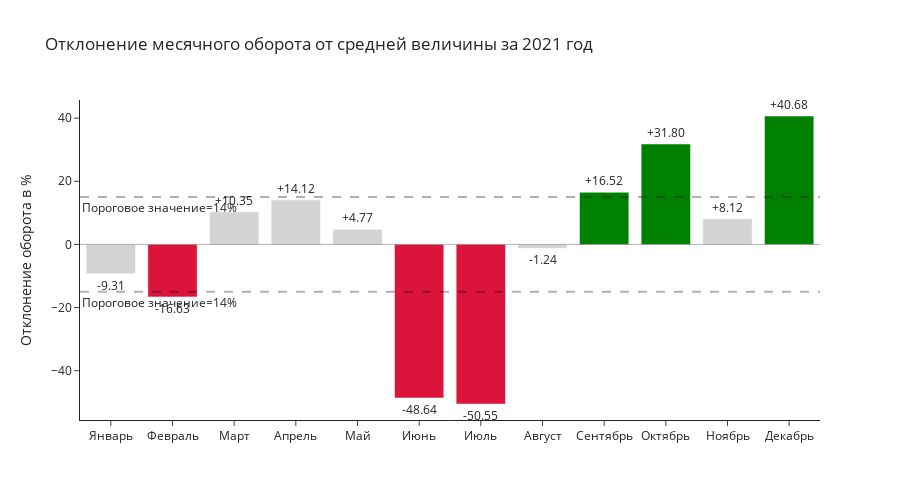
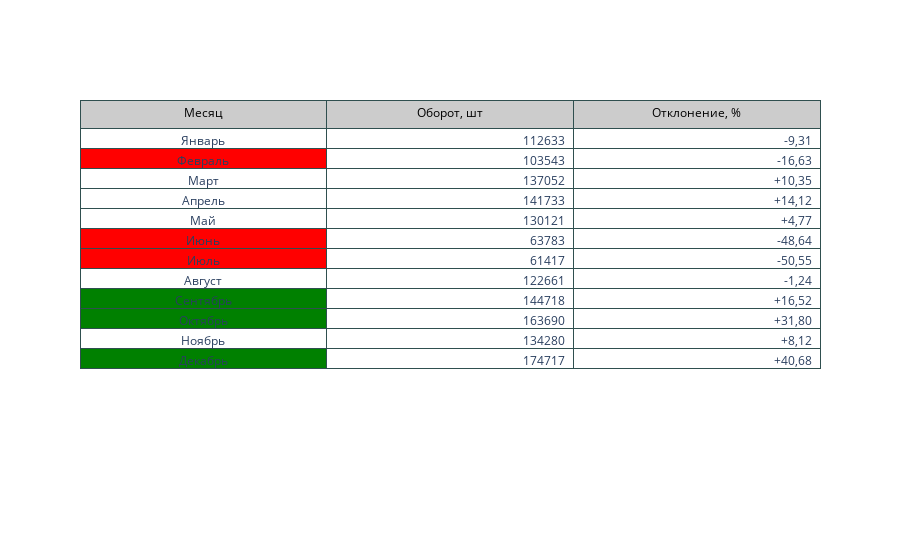

The notebook cell saved with these charts, in order:
### Code cell
find_season(nes_data)

### Figure 1 — Plotly figure (JSON) as saved in the notebook; plotly's stock layout.template omitted (floating-point values rounded to 4 significant figures)
{"data": [{"base": 0, "marker": {"color": ["lightgray", "crimson", "lightgray", "lightgray", "lightgray", "crimson", "crimson", "lightgray", "green", "green", "lightgray", "green"]}, "text": ["-9.31", "-16.63", "+10.35", "+14.12", "+4.77", "-48.64", "-50.55", "-1.24", "+16.52", "+31.80", "+8.12", "+40.68"], "textposition": "outside", "type": "bar", "x": ["Январь", "Февраль", "Март", "Апрель", "Май", "Июнь", "Июль", "Август", "Сентябрь", "Октябрь", "Ноябрь", "Декабрь"], "y": [-9.31, -16.63, 10.35, 14.12, 4.77, -48.64, -50.55, -1.24, 16.52, 31.8, 8.12, 40.68]}], "layout": {"annotations": [{"showarrow": false, "text": "Пороговое значение=14%", "x": 0, "xanchor": "left", "xref": "x domain", "y": 15.0, "yanchor": "top", "yref": "y"}, {"showarrow": false, "text": "Пороговое значение=14%", "x": 0, "xanchor": "left", "xref": "x domain", "y": -15.0, "yanchor": "top", "yref": "y"}], "height": 500, "shapes": [{"line": {"color": "black", "dash": "dash", "width": 2}, "type": "line", "x0": 0, "x1": 1, "xref": "x domain", "y0": 15.0, "y1": 15.0, "yref": "y"}, {"line": {"color": "black", "dash": "dash", "width": 2}, "type": "line", "x0": 0, "x1": 1, "xref": "x domain", "y0": -15.0, "y1": -15.0, "yref": "y"}, {"line": {"color": "black", "width": 1}, "type": "line", "x0": 0, "x1": 1, "xref": "x domain", "y0": 0, "y1": 0, "yref": "y"}], "showlegend": false, "title": {"text": "Отклонение месячного оборота от средней величины за 2021 год"}, "yaxis": {"title": {"text": "Отклонение оборота в %"}}}}

### Figure 2 — Plotly figure (JSON) as saved in the notebook; plotly's stock layout.template omitted (floating-point values rounded to 4 significant figures)
{"data": [{"cells": {"align": ["center", "right", "right"], "fill": {"color": [["white", "red", "white", "white", "white", "red", "red", "white", "green", "green", "white", "green"], "white", "white"]}, "font": {"size": 12}, "line": {"color": "darkslategray"}, "values": [["Январь", "Февраль", "Март", "Апрель", "Май", "Июнь", "Июль", "Август", "Сентябрь", "Октябрь", "Ноябрь", "Декабрь"], ["112633", "103543", "137052", "141733", "130121", "63783", "61417", "122661", "144718", "163690", "134280", "174717"], ["-9,31", "-16,63", "+10,35", "+14,12", "+4,77", "-48,64", "-50,55", "-1,24", "+16,52", "+31,80", "+8,12", "+40,68"]]}, "header": {"align": "center", "fill": {"color": "rgb(204, 204, 204)"}, "font": {"color": "black", "size": 12}, "line": {"color": "darkslategray"}, "values": ["Месяц", "Оборот, шт", "Отклонение, %"]}, "type": "table"}], "layout": {}}
